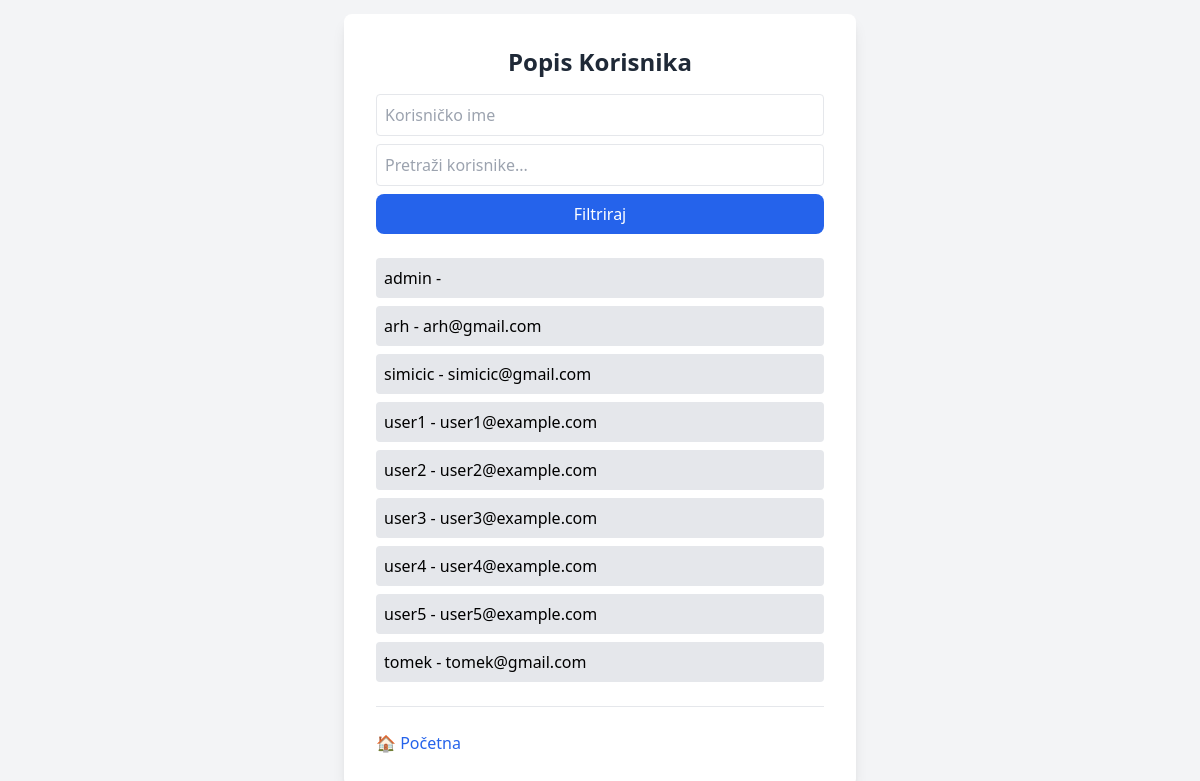
The app's page /users/, older data.
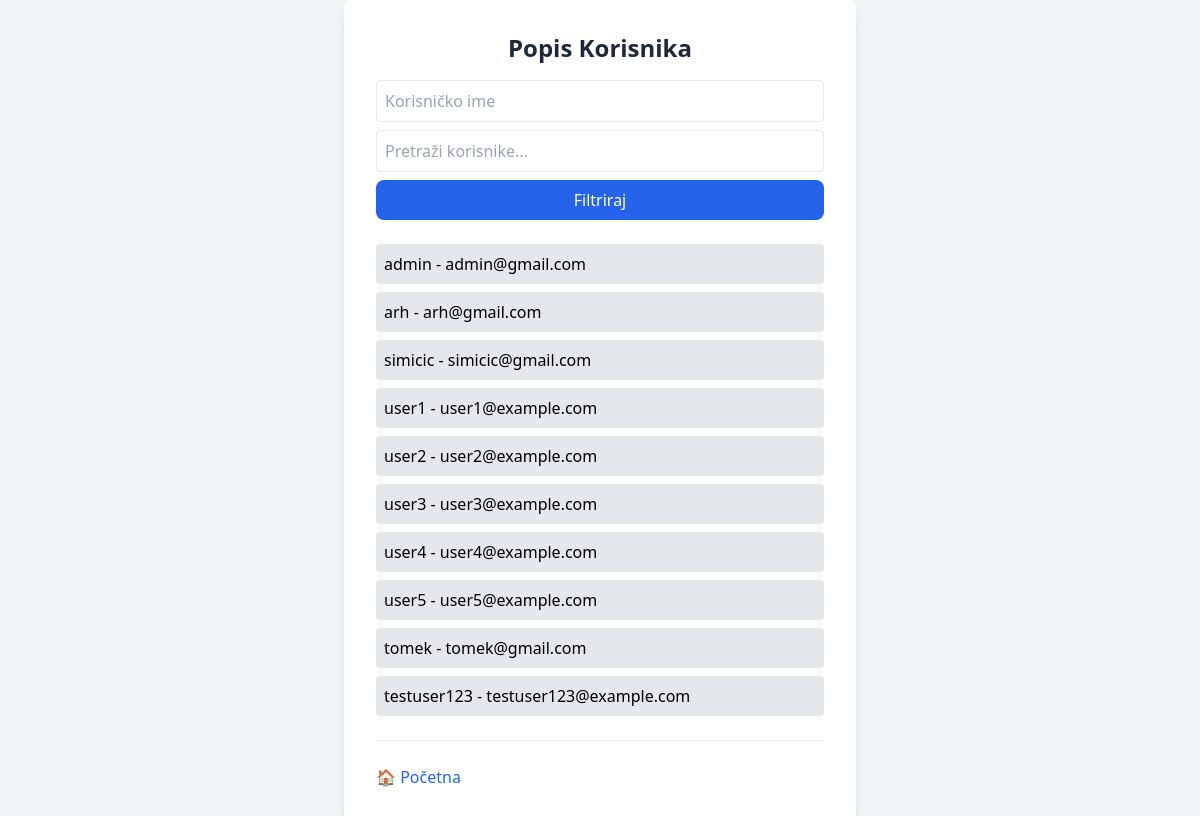
The same page, newer data.
### main/models.py (models this page shows, shortened)
class CustomUser(AbstractUser):
    phone_number = models.CharField(max_length=15, blank=True, null=True)
    address = models.TextField(blank=True, null=True)

### main/views.py (the view)
# urls.py: path('users/', UserListView.as_view(), name='user_list'),
class UserListView(ListView):
    model = CustomUser
    template_name = 'main/ListView/user_list.html'
    context_object_name = 'users'
    def get_queryset(self):
        queryset = super().get_queryset()
        username = self.request.GET.get('username')
        email = self.request.GET.get('email')
        phone = self.request.GET.get('phone')
        if username:
            queryset = queryset.filter(username__icontains=username)
        if email:
            queryset = queryset.filter(email__icontains=email)
        if phone:
            queryset = queryset.filter(phone_number__icontains=phone)
        search_query = self.request.GET.get('q')
        if search_query:
            queryset = queryset.filter(
                models.Q(username__icontains=search_query) | models.Q(email__icontains=search_query)
            )
        return queryset

### templates/main/ListView/user_list.html (shortened to what this page needs)
<!DOCTYPE html>
<html lang="en">
<head>
    <script src="https://cdn.tailwindcss.com"></script>
</head>
<body class="flex items-center justify-center min-h-screen bg-gray-100">
    <div class="bg-white p-8 rounded-lg shadow-lg w-full max-w-lg">
        <h1 class="text-2xl font-semibold text-gray-800 text-center">Popis Korisnika</h1>
        <form method="get" class="mt-4 space-y-2">
            <input type="text" name="username" placeholder="Korisničko ime" class="w-full p-2 border rounded">
            <input type="text" name="q" placeholder="Pretraži korisnike..." class="w-full p-2 border rounded">
            <button type="submit" class="w-full bg-blue-600 text-white py-2 rounded-lg hover:bg-blue-700">
                Filtriraj
            </button>
        </form>
        <ul class="mt-6 space-y-2">
            {% for user in users %}
                <li class="bg-gray-200 p-2 rounded">
                    {{ user.username }} - {{ user.email }}
                </li>
            {% empty %}
                <li class="text-gray-600">Nema korisnika.</li>
            {% endfor %}
        </ul>
        <hr class="my-6">
        <div class="mt-6 flex justify-between">
            <a href="{% url 'main:home' %}" class="text-blue-600 hover:underline">🏠 Početna</a>
        </div>
    </div>
</body>
</html>

Row changes from the older to the newer data that the page shows:
changed CustomUser "admin": email (not shown) → "admin@gmail.com"
added CustomUser: username "testuser123", email "testuser123@example.com"
